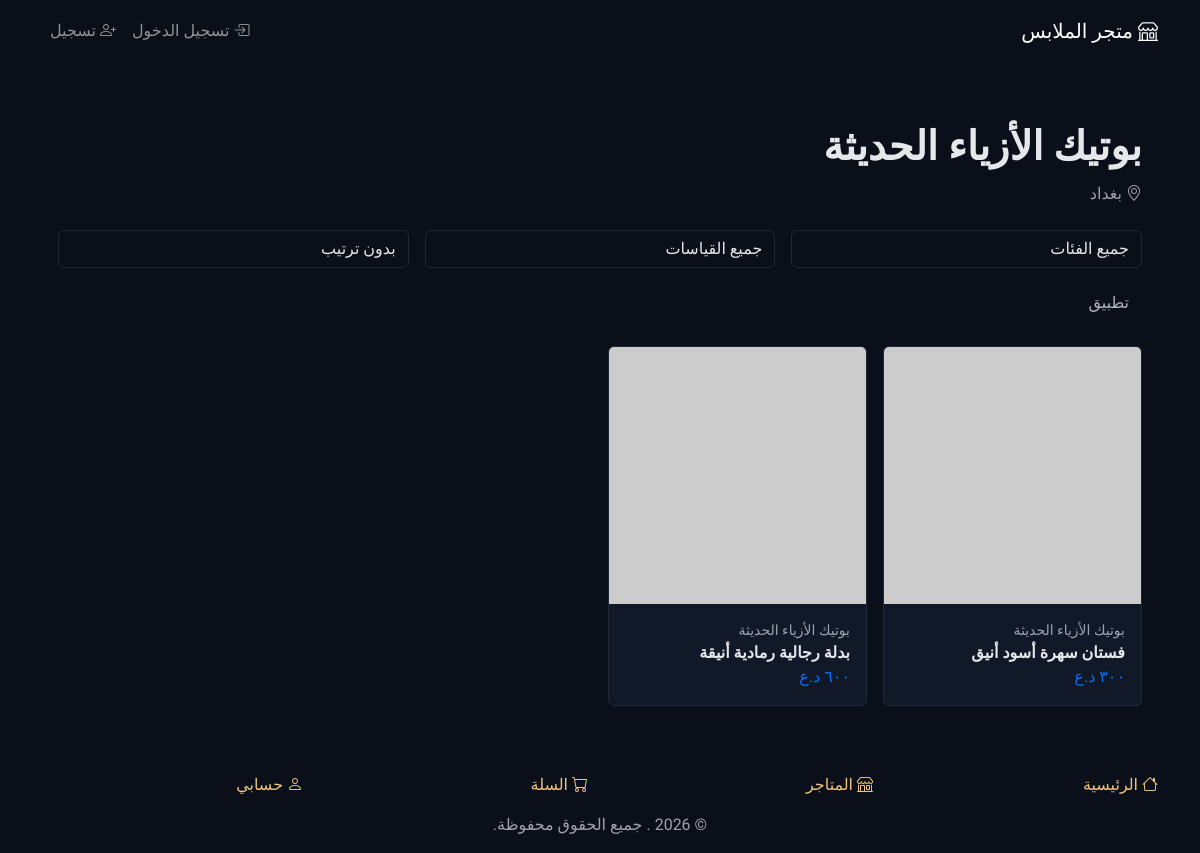
/stores/1/, run on the app's committed database.
### core/models.py (models this page shows, shortened)
class Store(models.Model):
    CATEGORY_CHOICES = [
        ('women', 'ملابس نسائية'),
        ('men', 'ملابس رجالية'),
        ('kids', 'ملابس أطفال'),
        ('perfumes', 'عطور'),
        ('cosmetics', 'كوزمتك'),
        ('watches', 'ساعات'),
        ('shoes', 'أحذية'),
        ('clothing', 'ملابس عامة'),
    ]
    owner = models.ForeignKey(User, on_delete=models.SET_NULL, null=True, blank=True, limit_choices_to={'role': 'store_admin'})
    name = models.CharField(max_length=200)
    city = models.CharField(max_length=100)
    address = models.TextField()
    description = models.TextField(blank=True)
    logo = models.ImageField(upload_to='stores/', blank=True, null=True)
    category = models.CharField(max_length=20, choices=CATEGORY_CHOICES, default='clothing')
    is_active = models.BooleanField(default=True)
    created_at = models.DateTimeField(auto_now_add=True)
    rating = models.DecimalField(max_digits=3, decimal_places=2, default=0.0)
    delivery_time = models.CharField(max_length=50, default='30-45 دقيقة')
    delivery_fee = models.DecimalField(max_digits=10, decimal_places=2, default=1000.00)
    status = models.CharField(max_length=10, choices=[('DRAFT','مسودة'),('ACTIVE','نشط'),('DISABLED','غير نشط')], default='ACTIVE')
    primary_color = models.CharField(max_length=7, blank=True, default='')
    secondary_color = models.CharField(max_length=7, blank=True, default='')
    free_delivery_threshold = models.DecimalField(max_digits=10, decimal_places=2, null=True, blank=True)
    currency = models.CharField(max_length=10, default='IQD')
    owner_phone = models.CharField(max_length=20, blank=True, default='')
    owner_contact_name = models.CharField(max_length=100, blank=True, default='')
    owner_profile = models.ForeignKey('StoreOwner', on_delete=models.SET_NULL, null=True, blank=True)
    owner_user = models.ForeignKey(User, on_delete=models.SET_NULL, null=True, blank=True, related_name='owned_store')
    delivery_time_value = models.PositiveIntegerField(default=0)
    delivery_time_unit = models.CharField(max_length=10, choices=[('hour','ساعة'),('day','يوم')], blank=True, default='')
    latitude = models.DecimalField(max_digits=9, decimal_places=6, blank=True, null=True)
    longitude = models.DecimalField(max_digits=9, decimal_places=6, blank=True, null=True)
    formatted_address = models.TextField(blank=True)
    negotiation_enabled = models.BooleanField(default=True)
    negotiation_max_price = models.DecimalField(max_digits=10, decimal_places=2, null=True, blank=True)

class Product(models.Model):
    CATEGORY_CHOICES = [
        ('men', 'رجالي'),
        ('women', 'نسائي'),
        ('kids', 'أطفال'),
        ('cosmetics', 'كوزمتك'),
        ('perfumes', 'عطور'),
        ('sports', 'رياضية'),
        ('casual', 'كاجوال'),
        ('formal', 'رسمية'),
        ('accessories', 'إكسسوارات'),
        ('watches', 'ساعات'),
        ('shoes', 'أحذية'),
    ]
    store = models.ForeignKey(Store, on_delete=models.CASCADE)
    name = models.CharField(max_length=200)
    description = models.TextField()
    base_price = models.DecimalField(max_digits=10, decimal_places=2)
    discount_price = models.DecimalField(max_digits=10, decimal_places=2, null=True, blank=True)
    allow_negotiation = models.BooleanField(default=True)
    minimum_acceptable_price = models.DecimalField(max_digits=10, decimal_places=2, null=True, blank=True)
    alert_note = models.TextField(blank=True, default='')
    show_store_rating = models.BooleanField(default=True)
    category = models.CharField(max_length=20, choices=CATEGORY_CHOICES)
    SIZE_TYPE_CHOICES = [
        ('symbolic', 'رمزية'),
        ('numeric', 'رقمية'),
        ('none', 'بدون'),
    ]
    size_type = models.CharField(max_length=10, choices=SIZE_TYPE_CHOICES, default='symbolic')
    FIT_TYPE_CHOICES = [
        ('small', 'قالب صغير'),
        ('standard', 'قالب قياسي'),
        ('oversized', 'قالب واسع'),
    ]
    fit_type = models.CharField(max_length=10, choices=FIT_TYPE_CHOICES, default='standard')
    is_active = models.BooleanField(default=True)
    status = models.CharField(max_length=10, choices=[('DRAFT','مسودة'),('ACTIVE','نشط'),('DISABLED','غير نشط')], default='DRAFT', db_index=True)
    is_featured = models.BooleanField(default=False)
    rating = models.DecimalField(max_digits=3, decimal_places=2, default=0.0)
    created_at = models.DateTimeField(auto_now_add=True)
    class Meta:
        indexes = [
            models.Index(fields=['status']),
            models.Index(fields=['store']),
        ]

### core/views.py (the view)
# urls.py: path('stores/<int:store_id>/', views.store_detail, name='store_detail'),
def store_detail(request, store_id):
    store = Store.objects.filter(id=store_id).first()
    if not store or not store.is_active:
        messages.error(request, 'المتجر غير متوفر أو تم إيقافه')
        return redirect('store_list')
    products = Product.objects.filter(store=store, is_active=True).prefetch_related('images', 'variants')
    category = request.GET.get('category')
    if category:
        products = products.filter(category=category)
    selected_size = (request.GET.get('size') or '').strip()
    if selected_size:
        products = products.filter(variants__size=selected_size).distinct()
    sort = (request.GET.get('sort') or '').strip()
    if sort == 'price_asc':
        products = products.order_by('base_price')
    elif sort == 'price_desc':
        products = products.order_by('-base_price')
    elif sort == 'new':
        products = products.order_by('-created_at')
    elif sort == 'most_sold':
        products = products.annotate(sales=Sum('orderitem__quantity')).order_by('-sales', '-created_at')
    available_sizes = list(ProductVariant.objects.filter(product__store=store).values_list('size', flat=True).distinct())
    try:
        available_sizes = sorted(set(available_sizes))
    except Exception:
        pass
    context = {
        'store': store,
        'products': products,
        'categories': Product.CATEGORY_CHOICES,
        'selected_category': category,
        'available_sizes': available_sizes,
        'selected_size': selected_size,
        'selected_sort': sort,
        'placeholder_image_url': os.environ.get('DEFAULT_PLACEHOLDER_IMAGE_URL') or 'https://placehold.co/120x120?text=Store',
    }
    return render(request, 'stores/detail.html', context)

### core/context_processors.py (called while the page is built)
def site_settings(request):
    try:
        settings_obj, created = SiteSettings.objects.get_or_create(id=1)
    except Exception:
        settings_obj = SimpleNamespace(site_name='متجر الملابس', phone='', email='', theme='dark')
    features = dict(getattr(settings, 'FEATURE_FLAGS', {}) or {})
    features.setdefault('NEGOTIATION_ENABLED', True)
    cached = cache.get('feature_flags_cache')
    if cached is None:
        try:
            objs = FeatureFlag.objects.all()
            cached = {o.key: bool(o.enabled) for o in objs}
        except Exception:
            cached = {}
        cache.set('feature_flags_cache', cached, 300)
    for k, v in (cached or {}).items():
        features[k] = v
    return {'settings': settings_obj, 'features': features}

### core/models.py (called while the page is built, shortened)
    def get_image_url(self):
        try:
            if self.image_url:
                return self.image_url
        except Exception:
            return 'https://placehold.co/300x300?text=Image'

### core/templatetags/math_filters.py (called while the page is built, shortened)
def _to_arabic_indic(s: str) -> str:
    return ''.join(ARABIC_INDIC_MAP.get(ch, ch) for ch in s)

@register.filter(name='iqd')
def iqd(value, use_arabic_indic=True):
    try:
        num = Decimal(str(value)).quantize(Decimal('1'))
    except Exception:
        return value
    formatted = f"{int(num):,}"
    formatted = formatted.replace(',', ',')
    if use_arabic_indic in (True, 'True', 'true', '1', 'yes', 'y'):
        formatted = _to_arabic_indic(formatted)
    return f"{formatted} د.ع"

@register.filter(name='cart_count')
def cart_count(cart):
    try:
        if not cart:
            return 0
    except Exception:
        try:
            return len(cart) if cart else 0
        except Exception:
            return 0

### core/templates/stores/detail.html (shortened to what this page needs)
{% extends 'base.html' %}
{% load math_filters %}
{% block content %}
<section class="py-5">
  <div class="container-fluid px-0">
    <div class="container container-desktop-only px-3 store-detail-wrap">
    <div class="mb-4">
      <h1 class="fw-bold">{{ store.name }}</h1>
      <div class="text-muted"><i class="bi bi-geo-alt me-1"></i>{{ store.city }}</div>
    </div>
    <form method="get" class="row g-3 mb-4">
      <div class="col-md-4">
        <select name="category" class="form-select">
          <option value="">جميع الفئات</option>
        </select>
      </div>
      <div class="col-md-4">
        <select name="size" class="form-select">
          <option value="">جميع القياسات</option>
        </select>
      </div>
      <div class="col-md-4">
        <select name="sort" class="form-select">
          <option value="">بدون ترتيب</option>
        </select>
      </div>
      <div class="col-12">
        <button type="submit" class="btn btn-gradient">تطبيق</button>
      </div>
    </form>
    <div class="row g-3 mobile-horizontal-scroll products-scroll">
      {% for p in products %}
      <div class="col-6 col-md-3">
        <a href="{% url 'product_detail' p.id %}" class="card product-card h-100 text-decoration-none">
          <div class="ratio ratio-1x1">
            {% with img=p.images.all|first %}
              {% if img %}
                <img src="{{ img.get_image_url }}" alt="{{ p.name }}" class="card-img-top" onerror="this.onerror=null;this.src='{{ placeholder_image_url }}'">
              {% else %}
                <img src="{{ placeholder_image_url }}" alt="{{ p.name }}" class="card-img-top">
              {% endif %}
            {% endwith %}
          </div>
          <div class="card-body">
            <div class="small text-muted">{{ p.store.name }}</div>
            <div class="fw-semibold">{{ p.name }}</div>
            <div class="text-primary">{{ p.discount_price|default:p.base_price|iqd }}</div>
          </div>
        </a>
      </div>
      {% endfor %}
    </div>
    </div>
  </div>
</section>
{% endblock %}

### static/css/theme.css (style rules this page uses)
:root { --bg: #ffffff; --surface: #f8f9fa; --text: #212529; --muted: #6c757d; --border: #dee2e6; --primary: #B87333; --primary-rgb: 184, 115, 51; --on-primary: #ffffff; --link: #8B4513; color-scheme: light; }
:root[data-bs-theme="dark"], :root[data-theme="dark"] { --bg: #0b0f19; --surface: #111827; --text: #e5e7eb; --muted: #9ca3af; --border: #1f2937; --primary: #B87333; --primary-rgb: 184, 115, 51; --on-primary: #0b0f19; --link: #f0c27b; color-scheme: dark; }
body { background-color: var(--bg); color: var(--text); }
.card, .modal-content, .offcanvas, .dropdown-menu, .list-group-item, .toast { background-color: var(--surface); color: var(--text); border: 1px solid var(--border); }
.text-muted { color: var(--muted) !important; }
a { color: var(--link); }
.form-control, .form-select { background-color: var(--bg); color: var(--text); border-color: var(--border); }

### static/css/style.css (style rules this page uses)
:root { --bg:#fff; --surface:#f8f9fa; --text:#212529; --muted:#6c757d; --border:#dee2e6; --primary:#B87333; --primary-rgb:184,115,51; --on-primary:#fff; --link:#8B4513; color-scheme: light; }
:root[data-bs-theme="dark"], :root[data-theme="dark"] { --bg:#0b0f19; --surface:#111827; --text:#e5e7eb; --muted:#9ca3af; --border:#1f2937; --primary:#B87333; --primary-rgb:184,115,51; --on-primary:#0b0f19; --link:#f0c27b; color-scheme: dark; }
html,body { margin:0;padding:0;background:var(--bg);color:var(--text); }
img,video,iframe { max-width:100%;height:auto; }
.card,.modal-content,.offcanvas,.dropdown-menu,.list-group-item { background:var(--surface); color:var(--text); border:1px solid var(--border); }
a { color:var(--link);text-decoration:none; }
.text-muted { color:var(--muted)!important; }
.form-control,.form-select { background:var(--bg);color:var(--text);border-color:var(--border); }

### core/templates/base.html (style rules this page uses)
html, body, div, span, applet, object, iframe, h1, h2, h3, h4, h5, h6, p, blockquote, pre, a, abbr, acronym, address, big, cite, code, del, dfn, em, img, ins, kbd, q, s, samp, small, strike, strong, sub, sup, tt, var, b, u, center, dl, dt, dd, ol, ul, li, fieldset, form, label, legend, table, caption, tbody, tfoot, thead, tr, th, td, article, aside, canvas, details, embed, figure, figcaption, footer, header, hgroup, menu, nav, output, ruby, section, summary, time, mark, audio, video, input, textarea, select, button, .btn { font-family: 'Tajawal', sans-serif !important; }
i, .bi, .fa, .fas, .far, .fab, .material-icons, [class*=" icon-"], [class^="icon-"] { font-family: 'bootstrap-icons' !important; }

### data on the page
Store: name "بوتيك الأزياء الحديثة", city "بغداد"
Product: store.name "بوتيك الأزياء الحديثة", name "فستان سهرة أسود أنيق", discount_price|iqd "٣٠٠ د.ع"
Product: store.name "بوتيك الأزياء الحديثة", name "بدلة رجالية رمادية أنيقة", discount_price|iqd "٦٠٠ د.ع"
